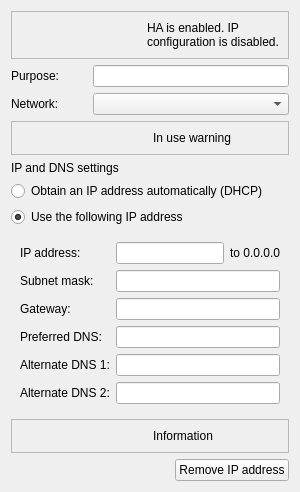
<?xml version="1.0" encoding="UTF-8"?>
<ui version="4.0">
 <class>NetworkingPropertiesPage</class>
 <widget class="QWidget" name="NetworkingPropertiesPage">
  <property name="windowTitle">
   <string>Networking Properties Page</string>
  </property>
  <layout class="QVBoxLayout" name="verticalLayout">
   <item>
    <layout class="QGridLayout" name="bodyLayout">
     <item row="0" column="0" colspan="3">
      <widget class="QFrame" name="panelHaWarning">
       <property name="frameShape">
        <enum>QFrame::StyledPanel</enum>
       </property>
       <layout class="QHBoxLayout" name="haWarningLayout">
        <item>
         <widget class="QLabel" name="haWarningIcon">
          <property name="pixmap">
           <pixmap resource="../resources.qrc">:/icons/alert_16.png</pixmap>
          </property>
         </widget>
        </item>
        <item>
         <widget class="QLabel" name="haWarningText">
          <property name="text">
           <string>HA is enabled. IP configuration is disabled.</string>
          </property>
          <property name="wordWrap">
           <bool>true</bool>
          </property>
         </widget>
        </item>
       </layout>
      </widget>
     </item>
     <item row="1" column="0">
      <widget class="QLabel" name="purposeLabel">
       <property name="text">
        <string>Purpose:</string>
       </property>
      </widget>
     </item>
     <item row="1" column="1" colspan="2">
      <widget class="QLineEdit" name="purposeTextBox"/>
     </item>
     <item row="2" column="0">
      <widget class="QLabel" name="networkLabel">
       <property name="text">
        <string>Network:</string>
       </property>
      </widget>
     </item>
     <item row="2" column="1" colspan="2">
      <widget class="QComboBox" name="networkComboBox"/>
     </item>
     <item row="3" column="0" colspan="3">
      <widget class="QFrame" name="panelInUseWarning">
       <property name="frameShape">
        <enum>QFrame::StyledPanel</enum>
       </property>
       <layout class="QHBoxLayout" name="inUseWarningLayout">
        <item>
         <widget class="QLabel" name="inUseWarningIcon">
          <property name="pixmap">
           <pixmap resource="../resources.qrc">:/icons/alert_16.png</pixmap>
          </property>
         </widget>
        </item>
        <item>
         <widget class="QLabel" name="inUseWarningText">
          <property name="text">
           <string>In use warning</string>
          </property>
          <property name="wordWrap">
           <bool>true</bool>
          </property>
         </widget>
        </item>
       </layout>
      </widget>
     </item>
     <item row="4" column="0" colspan="3">
      <widget class="QLabel" name="ipSettingsLabel">
       <property name="text">
        <string>IP and DNS settings</string>
       </property>
      </widget>
     </item>
     <item row="5" column="0" colspan="3">
      <widget class="QRadioButton" name="dhcpRadioButton">
       <property name="text">
        <string>Obtain an IP address automatically (DHCP)</string>
       </property>
      </widget>
     </item>
     <item row="6" column="0" colspan="3">
      <widget class="QRadioButton" name="staticRadioButton">
       <property name="text">
        <string>Use the following IP address</string>
       </property>
       <property name="checked">
        <bool>true</bool>
       </property>
      </widget>
     </item>
     <item row="7" column="0" colspan="3">
      <widget class="QWidget" name="staticSettingsWidget" native="true">
       <layout class="QGridLayout" name="staticSettingsLayout">
        <item row="0" column="0">
         <widget class="QLabel" name="ipAddressLabel">
          <property name="text">
           <string>IP address:</string>
          </property>
         </widget>
        </item>
        <item row="0" column="1">
         <widget class="QLineEdit" name="ipAddressTextBox"/>
        </item>
        <item row="0" column="2">
         <widget class="QLabel" name="rangeEndLabel">
          <property name="text">
           <string>to 0.0.0.0</string>
          </property>
         </widget>
        </item>
        <item row="1" column="0">
         <widget class="QLabel" name="subnetLabel">
          <property name="text">
           <string>Subnet mask:</string>
          </property>
         </widget>
        </item>
        <item row="1" column="1" colspan="2">
         <widget class="QLineEdit" name="subnetTextBox"/>
        </item>
        <item row="2" column="0">
         <widget class="QLabel" name="gatewayLabel">
          <property name="text">
           <string>Gateway:</string>
          </property>
         </widget>
        </item>
        <item row="2" column="1" colspan="2">
         <widget class="QLineEdit" name="gatewayTextBox"/>
        </item>
        <item row="3" column="0">
         <widget class="QLabel" name="preferredDnsLabel">
          <property name="text">
           <string>Preferred DNS:</string>
          </property>
         </widget>
        </item>
        <item row="3" column="1" colspan="2">
         <widget class="QLineEdit" name="preferredDnsTextBox"/>
        </item>
        <item row="4" column="0">
         <widget class="QLabel" name="alternateDns1Label">
          <property name="text">
           <string>Alternate DNS 1:</string>
          </property>
         </widget>
        </item>
        <item row="4" column="1" colspan="2">
         <widget class="QLineEdit" name="alternateDns1TextBox"/>
        </item>
        <item row="5" column="0">
         <widget class="QLabel" name="alternateDns2Label">
          <property name="text">
           <string>Alternate DNS 2:</string>
          </property>
         </widget>
        </item>
        <item row="5" column="1" colspan="2">
         <widget class="QLineEdit" name="alternateDns2TextBox"/>
        </item>
       </layout>
      </widget>
     </item>
     <item row="8" column="0" colspan="3">
      <widget class="QFrame" name="infoPanel">
       <property name="frameShape">
        <enum>QFrame::StyledPanel</enum>
       </property>
       <layout class="QHBoxLayout" name="infoLayout">
        <item>
         <widget class="QLabel" name="infoIcon">
          <property name="pixmap">
           <pixmap resource="../resources.qrc">:/icons/alert_16.png</pixmap>
          </property>
         </widget>
        </item>
        <item>
         <widget class="QLabel" name="infoLabel">
          <property name="text">
           <string>Information</string>
          </property>
          <property name="wordWrap">
           <bool>true</bool>
          </property>
         </widget>
        </item>
       </layout>
      </widget>
     </item>
     <item row="9" column="2">
      <widget class="QPushButton" name="deleteButton">
       <property name="text">
        <string>Remove IP address</string>
       </property>
      </widget>
     </item>
    </layout>
   </item>
  </layout>
 </widget>
 <resources>
  <include location="../resources.qrc"/>
 </resources>
 <connections/>
</ui>
